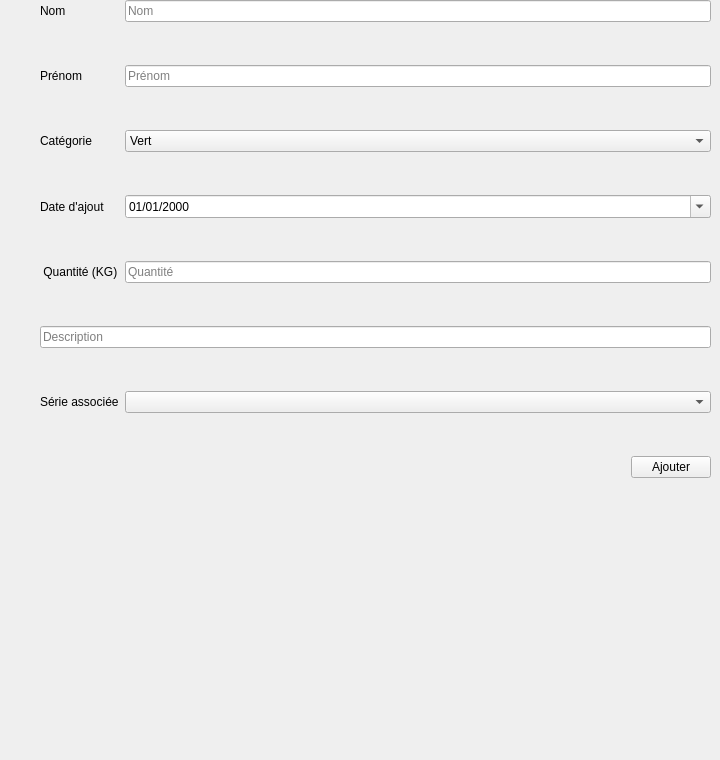
          <widget class="QWidget" name="ajoutqtolives">
           <widget class="QWidget" name="formLayoutWidget_2">
            <property name="geometry">
             <rect>
              <x>40</x>
              <y>0</y>
              <width>671</width>
              <height>751</height>
             </rect>
            </property>
            <layout class="QFormLayout" name="formLayout_2">
             <property name="verticalSpacing">
              <number>43</number>
             </property>
             <item row="0" column="1">
              <widget class="QLineEdit" name="nomLineEdit_2">
               <property name="placeholderText">
                <string>Nom</string>
               </property>
              </widget>
             </item>
             <item row="1" column="0">
              <widget class="QLabel" name="prNomLabel_2">
               <property name="text">
                <string>Prénom</string>
               </property>
              </widget>
             </item>
             <item row="1" column="1">
              <widget class="QLineEdit" name="prNomLineEdit_2">
               <property name="placeholderText">
                <string>Prénom</string>
               </property>
              </widget>
             </item>
             <item row="2" column="0">
              <widget class="QLabel" name="Categorie">
               <property name="text">
                <string>Catégorie</string>
               </property>
              </widget>
             </item>
             <item row="2" column="1">
              <widget class="QComboBox" name="Categchoix">
               <item>
                <property name="text">
                 <string>Vert</string>
                </property>
               </item>
               <item>
                <property name="text">
                 <string>Noir</string>
                </property>
               </item>
               <item>
                <property name="text">
                 <string>Mélange</string>
                </property>
               </item>
               <item>
                <property name="text">
                 <string>Autres..</string>
                </property>
               </item>
              </widget>
             </item>
             <item row="3" column="0">
              <widget class="QLabel" name="dateajoutLabel">
               <property name="text">
                <string>Date d'ajout</string>
               </property>
              </widget>
             </item>
             <item row="3" column="1">
              <widget class="QDateEdit" name="dateDEmbaucheDateEdit_2">
               <property name="displayFormat">
                <string>dd/MM/yyyy</string>
               </property>
               <property name="calendarPopup">
                <bool>true</bool>
               </property>
              </widget>
             </item>
             <item row="4" column="0">
              <widget class="QLabel" name="statusLabel_2">
               <property name="text">
                <string> Quantité (KG)</string>
               </property>
              </widget>
             </item>
             <item row="4" column="1">
              <widget class="QLineEdit" name="prNomLineEdit_3">
               <property name="placeholderText">
                <string>Quantité</string>
               </property>
              </widget>
             </item>
             <item row="5" column="0" colspan="2">
              <widget class="QLineEdit" name="description">
               <property name="placeholderText">
                <string>Description</string>
               </property>
              </widget>
             </item>
             <item row="6" column="0">
              <widget class="QLabel" name="stockSerieLabel">
               <property name="text">
                <string>Série associée</string>
               </property>
              </widget>
             </item>
             <item row="6" column="1">
              <widget class="QComboBox" name="stockSerieCombo">
               <property name="toolTip">
                <string>Série machine liée à ce stock.</string>
               </property>
              </widget>
             </item>
             <item row="7" column="1">
              <layout class="QHBoxLayout" name="qjouterqtoliveRow">
               <item>
                <spacer name="horizontalSpacer_ajouteremp_2">
                 <property name="orientation">
                  <enum>Qt::Orientation::Horizontal</enum>
                 </property>
                 <property name="sizeHint" stdset="0">
                  <size>
                   <width>40</width>
                   <height>20</height>
                  </size>
                 </property>
                </spacer>
               </item>
               <item>
                <widget class="QPushButton" name="ajouterqtoliveBtn">
                 <property name="text">
                  <string>Ajouter</string>
                 </property>
                 <property name="icon">
                  <iconset resource="img.qrc">
                   <normaloff>:/img/export.svg</normaloff>:/img/export.svg</iconset>
                 </property>
                 <property name="iconSize">
                  <size>
                   <width>18</width>
                   <height>18</height>
                  </size>
                 </property>
                </widget>
               </item>
              </layout>
             </item>
             <item row="0" column="0">
              <widget class="QLabel" name="prNomLabel_4">
               <property name="text">
                <string>Nom</string>
               </property>
              </widget>
             </item>
            </layout>
           </widget>
          </widget>
